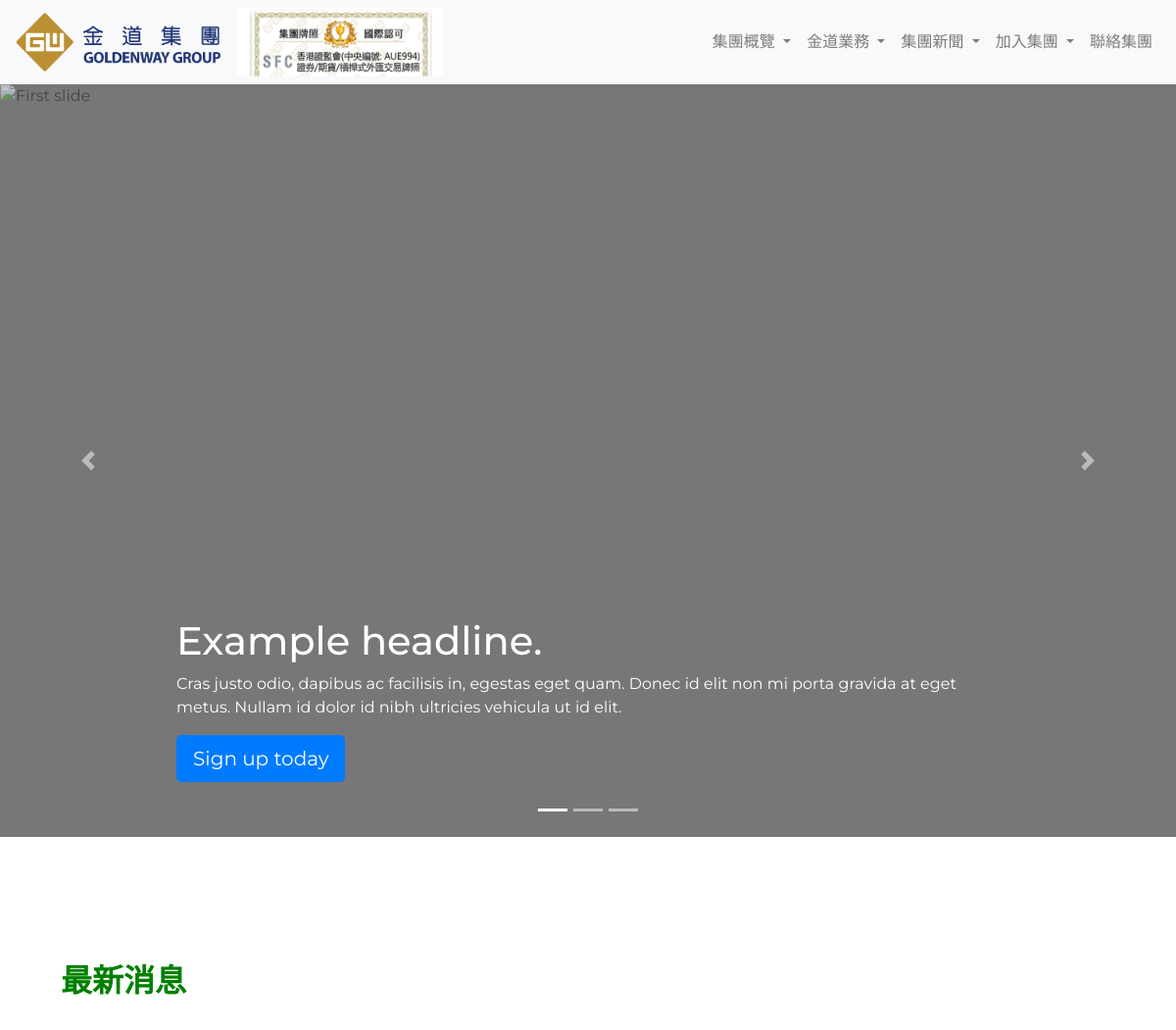
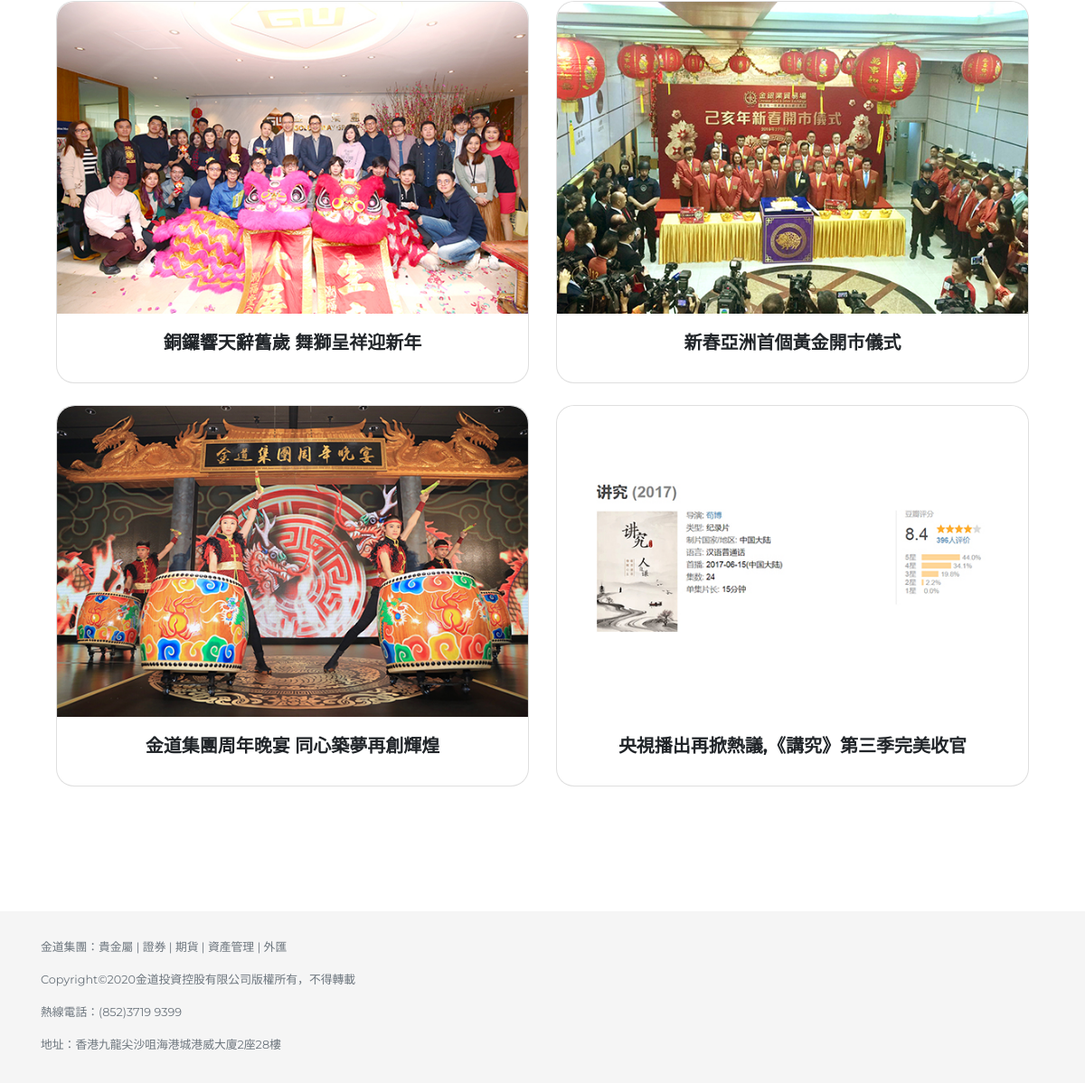
The page / on the database its author committed (2 pictures, top to bottom).
### GWHK/models.py (models this page shows, shortened)
class companyNews(models.Model):
    title = models.CharField(max_length=100, blank=True, null=True)
    content = models.TextField()
    published_date = models.DateField()
    image = models.ImageField()
    class Meta:
        ordering = ['-published_date']

### GWHK/views.py (the view)
# urls.py: path('', views.home, name='home'),
def home(request):
	comNews = companyNews.objects.order_by('-published_date')[:4]
	context = {'comNews': comNews}
	return render(request, 'GWHK/home.html', context)

### templates/GWHK/home.html (shortened to what this page needs)
{% extends "GWHK/base.html" %}
{% load static %}
{% block featured %}
<div id="myCarousel" class="carousel slide" data-ride="carousel">
    <ol class="carousel-indicators">
      <li data-target="#myCarousel" data-slide-to="0" class="active"></li>
      <li data-target="#myCarousel" data-slide-to="1"></li>
      <li data-target="#myCarousel" data-slide-to="2"></li>
    </ol>
    <div class="carousel-inner">
      <div class="carousel-item active">
        <img class="first-slide" src="https://www.gwghk.com/tw/images/banner-tw-3.jpg" alt="First slide">
        <div class="container">
          <div class="carousel-caption text-left">
            <h1>Example headline.</h1>
            <p>Cras justo odio, dapibus ac facilisis in, egestas eget quam. Donec id elit non mi porta gravida at eget metus. Nullam id dolor id nibh ultricies vehicula ut id elit.</p>
            <p><a class="btn btn-lg btn-primary" href="#" role="button">Sign up today</a></p>
          </div>
        </div>
      </div>
    </div>
    <a class="carousel-control-prev" href="#myCarousel" role="button" data-slide="prev">
      <span class="carousel-control-prev-icon" aria-hidden="true"></span>
    </a>
    <a class="carousel-control-next" href="#myCarousel" role="button" data-slide="next">
      <span class="carousel-control-next-icon" aria-hidden="true"></span>
    </a>
</div>
{% endblock %}
{% block content %}
<h2>最新消息</h2>
<br>
<div class="row row-cols-1 row-cols-md-2">
  {% for comNew in comNews %}
    <div class="col mb-4">
      <div class="card card-home">
          <a href="{% url 'companyNewsDetail' pk=comNew.pk %}" class="stretched-link"><img src="{{ comNew.image.url }}" class="card-img-top" alt="com_image"></a>
          <div class="card-body">
            <h5 class="card-title"><strong>{{ comNew.title }}</strong></h5>
          </div>
      </div>
    </div>
  {% endfor %}
</div>
{% endblock %}

### static/css/style.css (style rules this page uses)
* { font-family: 'Montserrat', sans-serif; }
html { position: relative; min-height: 100%; }
body { padding-bottom: 3rem; background-image: url(https://www.gwghk.com/tw/images/bg_img.jpg); margin-bottom: 160px !important; }
h1 { font-weight: bolder; }
.card-home { display: flex !important; align-items: center; justify-content: space-between; max-width: 100%; height: auto; border-radius: 20px !important; transition: all 0.5s ease; }
.card-img-top { border-top-left-radius: 20px !important; border-top-right-radius: 20px !important; }
div > h2 { color: green; font-weight: bold; }
.carousel { margin-bottom: 4rem; }
.carousel-caption { bottom: 3rem; z-index: 10; }
.carousel-item { height: 48rem; background-color: #777; }
.carousel-item > img { position: absolute; top: 0; left: 0; min-width: 100%; height: 48rem; opacity: 60%; }

### rows shown on the page
companyNews: image (picture), title "銅鑼響天辭舊歲 舞獅呈祥迎新年"
companyNews: image (picture), title "新春亞洲首個黃金開市儀式"
companyNews: image (picture), title "金道集團周年晚宴 同心築夢再創輝煌"
companyNews: image (picture), title "央視播出再掀熱議,《講究》第三季完美收官"
